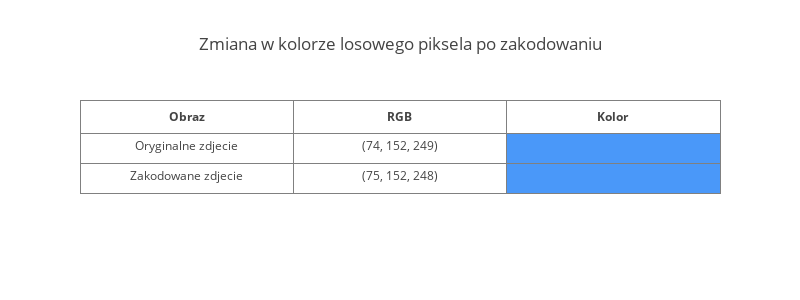

The notebook cell this image was saved under:
### Markdown cell above
# Porównanie zmiany koloru losowego piksela

### Code cell
image = Image.open('example.png')
encoded_image=Image.open('encoded_image.png') 

init_notebook_mode(connected=True)

before=0
after=0
while before==after:
    a = random.randint(0, 255)
    b = random.randint(0, 255)
    before = image.getpixel((a,b))[0:3]
    after = encoded_image.getpixel((a,b))
    col_b = '#%02x%02x%02x' % before
    col_a = '#%02x%02x%02x' % after

vals = [['Oryginalne zdjecie', 'Zakodowane zdjecie'], [str(before), str(after)], ["",""]]
cols = ["white","white",col_b,"white","white",col_a]

trace = go.Table(
        header=dict(values=['<b>Obraz</b>', '<b>RGB</b>', '<b>Kolor</b>']),
        cells=dict(values=vals, fill = dict(color=cols), height = 30)
        )

layout = dict(width=800, height=300, autosize=False,
              title='Zmiana w kolorze losowego piksela po zakodowaniu')
data = [trace]
fig = dict(data=data, layout=layout)
#offline.plot(fig, image='png')
iplot(fig)

### Figure 1 — Plotly figure (JSON) as saved in the notebook; plotly's stock layout.template omitted (floating-point values rounded to 4 significant figures)
{"data": [{"cells": {"fill": {"color": ["white", "white", "#4a98f9", "white", "white", "#4b98f8"]}, "height": 30, "values": [["Oryginalne zdjecie", "Zakodowane zdjecie"], ["(74, 152, 249)", "(75, 152, 248)"], ["", ""]]}, "header": {"values": ["<b>Obraz</b>", "<b>RGB</b>", "<b>Kolor</b>"]}, "type": "table"}], "layout": {"autosize": false, "height": 300, "title": "Zmiana w kolorze losowego piksela po zakodowaniu", "width": 800}}
